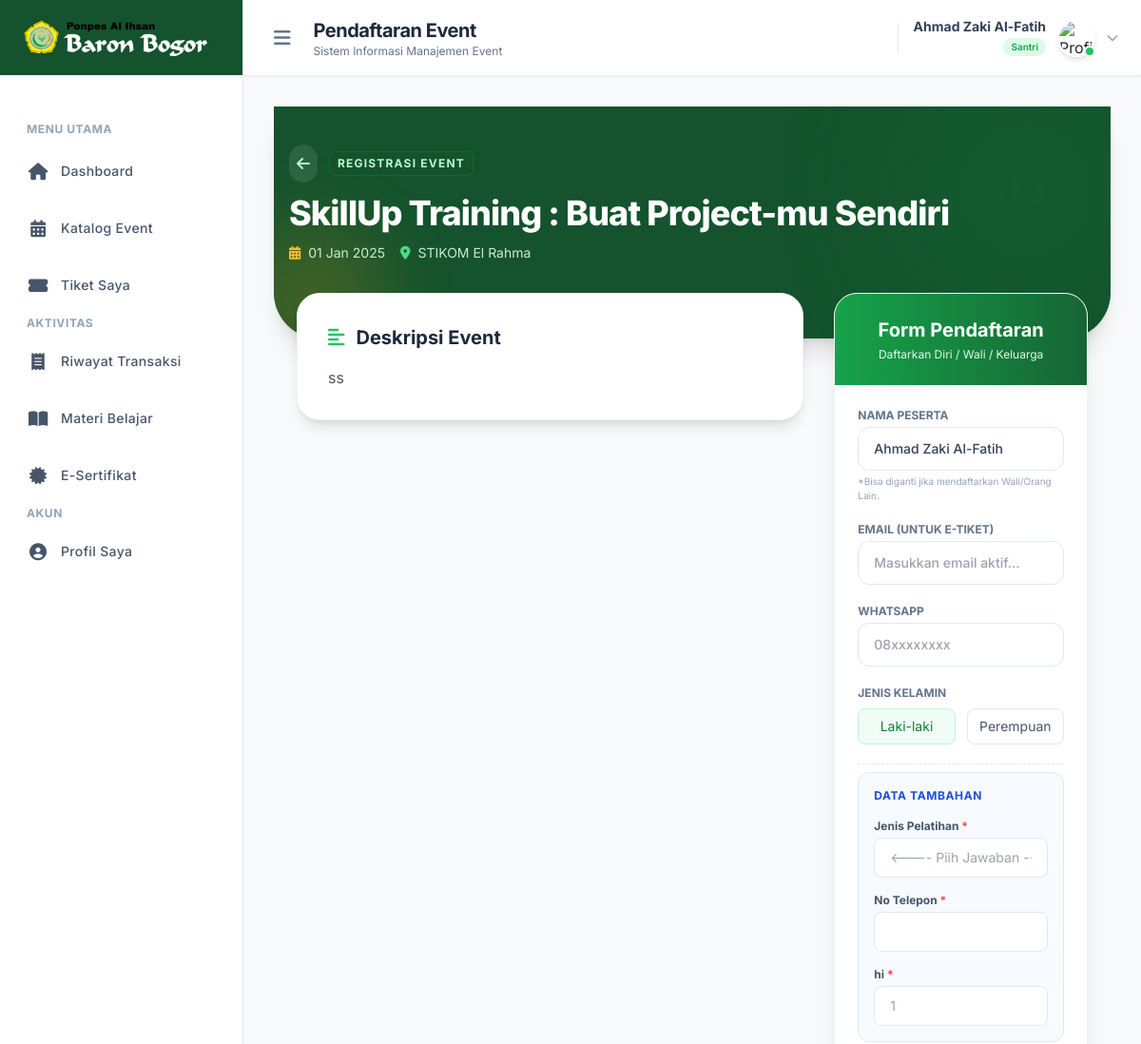
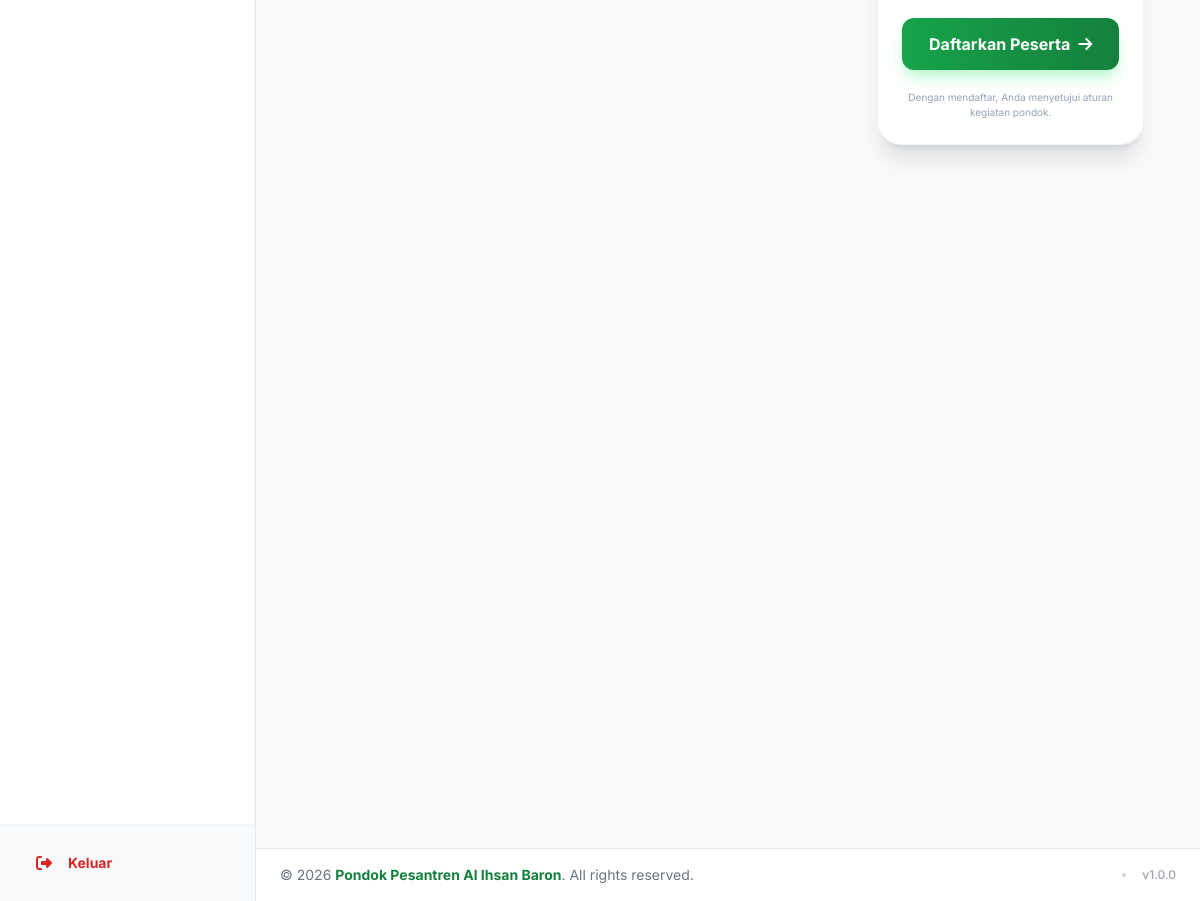
The page /user/detail_event.php?id=1 (signed in) on the database its author committed (2 pictures, top to bottom).
### tables this page shows
CREATE TABLE `workshops` (
  `id` int NOT NULL,
  `penyelenggara_id` int NOT NULL,
  `judul` varchar(255) NOT NULL,
  `visibilitas` enum('public','internal') DEFAULT 'public',
  `deskripsi` text NOT NULL,
  `poster` varchar(255) DEFAULT NULL,
  `tanggal_waktu` datetime NOT NULL,
  `jam_selesai` datetime DEFAULT NULL,
  `lokasi` varchar(255) NOT NULL,
  `tipe_event` enum('gratis','berbayar') NOT NULL DEFAULT 'gratis',
  `harga` int DEFAULT '0',
  `nominal_denda` decimal(10,2) DEFAULT '0.00',
  `sertifikat_template` varchar(255) DEFAULT NULL,
  `sertifikat_prefix` varchar(100) DEFAULT NULL,
  `sertifikat_nomor_awal` int NOT NULL DEFAULT '1',
  `sertifikat_nama_fs` int NOT NULL DEFAULT '120',
  `sertifikat_nama_y_percent` decimal(7,2) NOT NULL DEFAULT '50.00',
  `sertifikat_nama_x_percent` decimal(7,2) NOT NULL DEFAULT '50.00',
  `sertifikat_nomor_fs` int NOT NULL DEFAULT '40',
  `sertifikat_nomor_y_percent` decimal(7,2) NOT NULL DEFAULT '60.00',
  `sertifikat_font` varchar(255) DEFAULT 'Poppins-SemiBold.ttf',
  `sertifikat_orientasi` enum('portrait','landscape') NOT NULL DEFAULT 'portrait',
  `sertifikat_nomor_x_percent` decimal(7,2) NOT NULL DEFAULT '50.00',
  `created_at` timestamp NOT NULL DEFAULT CURRENT_TIMESTAMP,
  `is_kuesioner_active` tinyint(1) DEFAULT '0',
  `is_diskusi_active` tinyint(1) DEFAULT '1'
);

CREATE TABLE `santri` (
  `id` int NOT NULL,
  `nis` varchar(50) NOT NULL,
  `password` varchar(255) NOT NULL,
  `otp_code` varchar(10) DEFAULT NULL,
  `otp_expires_at` datetime DEFAULT NULL,
  `nama_lengkap` varchar(255) NOT NULL,
  `email` varchar(100) DEFAULT NULL,
  `jenis_kelamin` enum('Laki-laki','Perempuan') NOT NULL DEFAULT 'Laki-laki',
  `kelas` varchar(50) DEFAULT NULL,
  `nama_wali` varchar(255) DEFAULT NULL,
  `no_hp_wali` varchar(20) DEFAULT NULL,
  `barcode_code` varchar(100) NOT NULL,
  `foto_santri` varchar(255) DEFAULT NULL,
  `created_at` timestamp NOT NULL DEFAULT CURRENT_TIMESTAMP
);

CREATE TABLE `form_fields` (
  `id` int NOT NULL,
  `workshop_id` int NOT NULL,
  `label` varchar(255) NOT NULL,
  `field_type` enum('text','email','tel','select','radio','textarea') NOT NULL,
  `options` text,
  `is_required` tinyint(1) NOT NULL DEFAULT '1',
  `placeholder` varchar(255) DEFAULT NULL,
  `urutan` int DEFAULT '0'
);

### user/detail_event.php (the view, shortened to what this page needs)
<?php
require_once 'templates/header.php';
require_once '../core/koneksi.php';
$event_id = (int) $_GET['id'];
$santri_id = $_SESSION['santri_id'];
$stmt = $pdo->prepare("SELECT * FROM workshops WHERE id = ?");
$stmt->execute([$event_id]);
$event = $stmt->fetch(PDO::FETCH_ASSOC);
$harga_event = (int) $event['harga'];
$is_free = ($event['tipe_event'] == 'gratis' || $harga_event <= 0);
$stmt_santri = $pdo->prepare("SELECT * FROM santri WHERE id = ?");
$stmt_santri->execute([$santri_id]);
$santri_data = $stmt_santri->fetch(PDO::FETCH_ASSOC);
$stmt_fields = $pdo->prepare("SELECT * FROM form_fields WHERE workshop_id = ? ORDER BY urutan ASC");
$stmt_fields->execute([$event_id]);
$form_fields = $stmt_fields->fetchAll(PDO::FETCH_ASSOC);
?>
<div class="min-h-screen bg-slate-50 font-sans pb-20">
    <div class="bg-primary-900 pb-20 pt-10 px-4 rounded-b-[3rem] shadow-xl relative overflow-hidden">
        <div class="absolute top-0 right-0 -mt-10 -mr-10 w-64 h-64 bg-primary-800 rounded-full opacity-50 blur-3xl"></div>
        <div class="absolute bottom-0 left-0 -mb-10 -ml-10 w-40 h-40 bg-gold-500 rounded-full opacity-20 blur-2xl"></div>
        <div class="max-w-6xl mx-auto relative z-10 flex flex-col md:flex-row justify-between items-start md:items-center gap-6">
            <div>
                <div class="flex items-center gap-3 mb-3">
                    <a href="dashboard.php" class="text-primary-200 hover:text-white transition-all bg-white/10 hover:bg-white/20 p-2 rounded-full backdrop-blur-sm group">
                        <i class="fas fa-arrow-left group-hover:-translate-x-1 transition-transform"></i>
                    </a>
                    <span class="text-primary-200 text-xs font-bold uppercase tracking-widest border border-primary-700/50 px-2 py-1 rounded-md">Registrasi Event</span>
                </div>
                <h1 class="text-3xl md:text-4xl font-extrabold text-white tracking-tight leading-tight">
                    <?= htmlspecialchars($event['judul']) ?>
                </h1>
                <div class="flex flex-wrap gap-4 mt-3 text-sm text-primary-100/90">
                    <span class="flex items-center"><i class="fas fa-calendar-alt mr-2 text-gold-400"></i>
                        <?= date('d M Y', strtotime($event['tanggal_waktu'])) ?></span>
                    <span class="flex items-center"><i class="fas fa-map-marker-alt mr-2 text-primary-400"></i>
                        <?= htmlspecialchars($event['lokasi']) ?></span>
                </div>
            </div>
        </div>
    </div>
    <div class="max-w-6xl mx-auto px-4 sm:px-6 -mt-12 relative z-20">
        <div class="flex flex-col lg:flex-row gap-8">
            <div class="w-full lg:w-2/3 space-y-8">
                <div class="bg-white p-8 rounded-3xl shadow-lg border border-slate-100">
                    <h3 class="text-xl font-bold text-slate-800 mb-4 flex items-center">
                        <i class="fas fa-align-left text-primary-500 mr-3"></i> Deskripsi Event
                    </h3>
                    <div class="prose prose-primary max-w-none text-slate-600 leading-relaxed text-sm md:text-base">
                        <?= nl2br(htmlspecialchars($event['deskripsi'])) ?>
                    </div>
                </div>
            </div>
            <div class="w-full lg:w-1/3">
                <div class="sticky top-4">
                    <div class="bg-white rounded-3xl shadow-xl border border-slate-100 overflow-hidden">
                        <div class="bg-gradient-to-r from-primary-600 to-primary-800 p-6 text-white text-center relative overflow-hidden">
                            <h3 class="text-xl font-bold relative z-10">Form Pendaftaran</h3>
                            <p class="text-primary-100 text-xs mt-1 relative z-10">Daftarkan Diri / Wali / Keluarga</p>
                        </div>
                        <form action="" method="POST" class="p-6 space-y-5">
                            <div>
                                <label class="block text-xs font-bold text-slate-500 uppercase mb-1">Nama Peserta</label>
                                <input type="text" name="nama_peserta"
                                    value="<?= htmlspecialchars($santri_data['nama_lengkap']) ?>"
                                    class="w-full px-4 py-3 rounded-xl border border-slate-200 bg-white focus:border-primary-500 focus:ring-2 focus:ring-primary-200 transition-all outline-none text-sm font-medium text-slate-700"
                                    placeholder="Masukkan nama peserta..."
                                    required>
                                <p class="text-[10px] text-slate-400 mt-1">*Bisa diganti jika mendaftarkan Wali/Orang Lain.</p>
                            </div>
                            <div>
                                <label class="block text-xs font-bold text-slate-500 uppercase mb-1">Email (Untuk E-Tiket)</label>
                                <input type="email" name="email_peserta"
                                    class="w-full px-4 py-3 rounded-xl border border-slate-200 bg-white focus:border-primary-500 focus:ring-2 focus:ring-primary-200 transition-all outline-none text-sm font-medium"
                                    placeholder="Masukkan email aktif..."
                                    required>
                            </div>
                            <div>
                                <label class="block text-xs font-bold text-slate-500 uppercase mb-1">WhatsApp</label>
                                <input type="number" name="telepon_peserta"
                                    value="<?= htmlspecialchars($santri_data['no_hp_wali']) ?>"
                                    class="w-full px-4 py-3 rounded-xl border border-slate-200 bg-white focus:border-primary-500 focus:ring-2 focus:ring-primary-200 transition-all outline-none text-sm font-medium"
                                    placeholder="08xxxxxxxx"
                                    required>
                            </div>
                            <div>
                                <label class="block text-xs font-bold text-slate-500 uppercase mb-2">Jenis Kelamin</label>
                                <div class="grid grid-cols-2 gap-3">
                                    <label class="cursor-pointer">
                                        <div class="text-center py-2 border rounded-lg text-sm text-slate-600 peer-checked:bg-primary-50 peer-checked:text-primary-700 peer-checked:border-primary-200 transition-all hover:bg-slate-50">
                                            Laki-laki
                                        </div>
                                    </label>
                                    <label class="cursor-pointer">
                                        <div class="text-center py-2 border rounded-lg text-sm text-slate-600 peer-checked:bg-primary-50 peer-checked:text-primary-700 peer-checked:border-primary-200 transition-all hover:bg-slate-50">
                                            Perempuan
                                        </div>
                                    </label>
                                </div>
                            </div>
                            <?php if (!empty($form_fields)): ?>
                                    <div class="pt-2 border-t border-dashed border-slate-200">
                                        <div class="bg-blue-50/50 p-4 rounded-xl border border-blue-100 space-y-4">
                                            <h4 class="text-xs font-bold text-blue-700 uppercase tracking-wider mb-2">Data Tambahan</h4>
                                            <?php foreach ($form_fields as $field): ?>
                                                    <div>
                                                        <label class="block text-xs font-bold text-slate-600 mb-1">
                                                            <?= htmlspecialchars($field['label']) ?>
                                                            <?php if ($field['is_required']): ?><span class="text-red-500">*</span><?php endif; ?>
                                                        </label>
                                                        <?php if ($field['field_type'] == 'select'): ?>
                                                                <select name="jawaban[<?= $field['id'] ?>]"
                                                                    class="w-full px-4 py-2.5 rounded-lg border border-slate-200 focus:border-blue-500 focus:ring-2 focus:ring-blue-100 text-sm outline-none bg-white"
                                                                    <?= $field['is_required'] ? 'required' : '' ?>>
                                                                    <option value="">-- Pilih --</option>
                                                                    <?php foreach (explode(',', $field['options']) as $opt): ?>
                                                                            <option value="<?= trim($opt) ?>"><?= trim($opt) ?></option>
                                                                    <?php endforeach; ?>
                                                                </select>
                                                        <?php else: ?>
                                                                <input type="text" name="jawaban[<?= $field['id'] ?>]"
                                                                    class="w-full px-4 py-2.5 rounded-lg border border-slate-200 focus:border-blue-500 focus:ring-2 focus:ring-blue-100 text-sm outline-none bg-white"
                                                                    placeholder="<?= htmlspecialchars($field['placeholder'] ?? '') ?>"
                                                                    <?= $field['is_required'] ? 'required' : '' ?>>
                                                        <?php endif; ?>
                                                    </div>
                                            <?php endforeach; ?>
                                        </div>
                                    </div>
                            <?php endif; ?>
                            <button type="submit" onclick="return confirm('Pastikan data peserta sudah benar. Lanjutkan?')"
                                class="w-full bg-gradient-to-r from-primary-600 to-primary-700 hover:from-primary-700 hover:to-primary-800 text-white font-bold py-3.5 rounded-xl shadow-lg shadow-primary-200 transition-all transform hover:-translate-y-0.5 flex items-center justify-center gap-2">
                                <span><?= $is_free ? 'Daftarkan Peserta' : 'Lanjut Pembayaran' ?></span>
                                <i class="fas fa-arrow-right"></i>
                            </button>
                            <p class="text-center text-[10px] text-slate-400">
                                Dengan mendaftar, Anda menyetujui aturan kegiatan pondok.
                            </p>
                        </form>
                    </div>
                </div>
            </div>
        </div>
    </div>
</div>
<?php require_once 'templates/footer.php'; ?>

### user/templates/header.php (style rules this page uses)
body { font-family: 'Inter', sans-serif; }

### rows shown on the page
workshops: judul "SkillUp Training : Buat Project-mu Sendiri", tanggal_waktu "01 Jan 2025", lokasi "STIKOM El Rahma", deskripsi "ss"
santri: nama_peserta "Ahmad Zaki Al-Fatih"
form_fields: label "Jenis Pelatihan"
form_fields: label "No Telepon"
form_fields: label "hi"

### other values the page prints
$title "MENU UTAMA AKTIVITAS AKUN"
$label "Dashboard Katalog Event Tiket Saya Riwayat Transaksi Materi Belajar E-Sertifikat Profil Saya"
$page_title "Pendaftaran Event"
$nama_user "Ahmad Zaki Al-Fatih"
